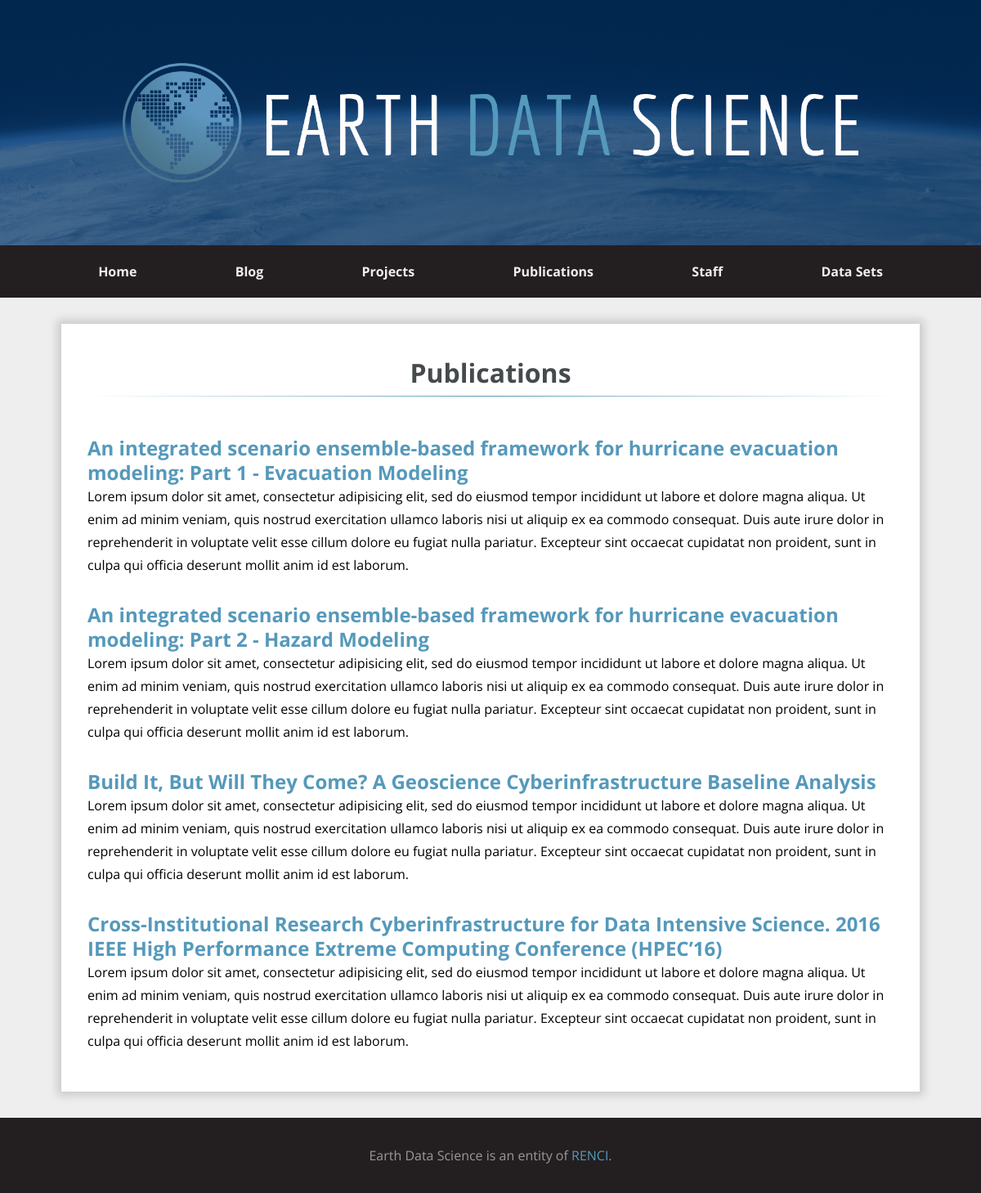
Screenshot of /publications/ with the database file from the repository.
### content/publications/models.py (models this page shows, shortened)
class Publication(models.Model):
    title = models.CharField(max_length=200, blank=False)
    abstract = models.TextField(blank=True)
    link = models.CharField(max_length=200, blank=True)
    citation = models.TextField(blank=True)
    staff = models.ManyToManyField(StaffMember, blank=True)
    projects = models.ManyToManyField(Project, blank=True)
    class Meta:
        ordering = ('title',)

### content/publications/views.py (the view)
# urls.py: path('', views.index, name='index'),
def index(request):
    publications = Publication.objects.all()
    context = {
        'page_title': 'Publications',
        'publications': publications
    }
    return render(request, 'publications/index.html', context)

### templates/publications/index.html
{% extends 'no_sidebar.html' %}
{% block content %}
  <h1 class="page-title">Publications</h1>
    <div class="publication-list">
        {% for publication in publications %}
            <div class="publication">
                <h2 class="publication__title"><a href="{% url 'publications:detail' publication.id %}">{{ publication.title }}</a></h2>
                <div class="publication__abstract">
                    {{ publication.abstract }}
                </div>
            </div>
        {% endfor %}
    </div>
{% endblock content %}

### static-assets/css/style.css (style rules this page uses)
body::after { content: ''; background-color: #231f20; position: fixed; left: 0; top: 0; width: 0; height: 0; z-index: 1; opacity: 0; transition: opacity 1000ms; }
.publication-list .publication { border: 0; margin: 1rem 0; padding: 0; flex: 1; }
.publication-list .publication .publication__title { line-height: 1.25; }
*, *::before, *::after { box-sizing: border-box; }
body { font-family: "Open Sans", sans-serif; margin: 0; line-height: 1.75; display: flex; min-height: 100vh; flex-direction: column; background-color: #eee; }
h1, h2, h3, h4, h5, h6 { margin: 0; color: #454B4D; }
a, a:hover, a:visited, a:hover { text-decoration: none; color: #59b; }
.page-title { font-family: "Open Sans", sans-serif; text-align: center; border-image-slice: 1; border-image-source: -webkit-linear-gradient(right, #fff, #59b, #fff); border-image-source: -o-linear-gradient(right, #fff, #59b, #fff); border-image-source: linear-gradient(right, #fff, #59b, #fff); border-bottom: 1px solid #ccc; position: relative; padding: 0 1rem; margin-bottom: 2rem; z-index: 0; display: inline; }
[class*="list"] { display: flex; flex-direction: column; }

### rows the page displays
Publication: title "An integrated scenario ensemble-based framework for hurricane evacuation modeling: Part 1 - Evacuation Modeling", abstract "Lorem ipsum dolor sit amet, consectetur adipisicing elit, sed do eiusmod tempor incididunt ut labore et dolore magna aliqua. Ut enim ad minim veniam, quis nostrud exercitation ullamco laboris nisi ut aliquip ex ea commodo consequat. Duis aute irure dolor in reprehenderit in voluptate velit esse cillum dolore eu fugiat nulla pariatur. Excepteur sint occaecat cupidatat non proident, sunt in culpa qui officia deserunt mollit anim id est laborum."
Publication: title "An integrated scenario ensemble-based framework for hurricane evacuation modeling: Part 2 - Hazard Modeling", abstract "Lorem ipsum dolor sit amet, consectetur adipisicing elit, sed do eiusmod tempor incididunt ut labore et dolore magna aliqua. Ut enim ad minim veniam, quis nostrud exercitation ullamco laboris nisi ut aliquip ex ea commodo consequat. Duis aute irure dolor in reprehenderit in voluptate velit esse cillum dolore eu fugiat nulla pariatur. Excepteur sint occaecat cupidatat non proident, sunt in culpa qui officia deserunt mollit anim id est laborum."
Publication: title "Build It, But Will They Come? A Geoscience Cyberinfrastructure Baseline Analysis", abstract "Lorem ipsum dolor sit amet, consectetur adipisicing elit, sed do eiusmod tempor incididunt ut labore et dolore magna aliqua. Ut enim ad minim veniam, quis nostrud exercitation ullamco laboris nisi ut aliquip ex ea commodo consequat. Duis aute irure dolor in reprehenderit in voluptate velit esse cillum dolore eu fugiat nulla pariatur. Excepteur sint occaecat cupidatat non proident, sunt in culpa qui officia deserunt mollit anim id est laborum."
Publication: title "Cross-Institutional Research Cyberinfrastructure for Data Intensive Science. 2016 IEEE High Performance Extreme Computing Conference (HPEC’16)", abstract "Lorem ipsum dolor sit amet, consectetur adipisicing elit, sed do eiusmod tempor incididunt ut labore et dolore magna aliqua. Ut enim ad minim veniam, quis nostrud exercitation ullamco laboris nisi ut aliquip ex ea commodo consequat. Duis aute irure dolor in reprehenderit in voluptate velit esse cillum dolore eu fugiat nulla pariatur. Excepteur sint occaecat cupidatat non proident, sunt in culpa qui officia deserunt mollit anim id est laborum."
